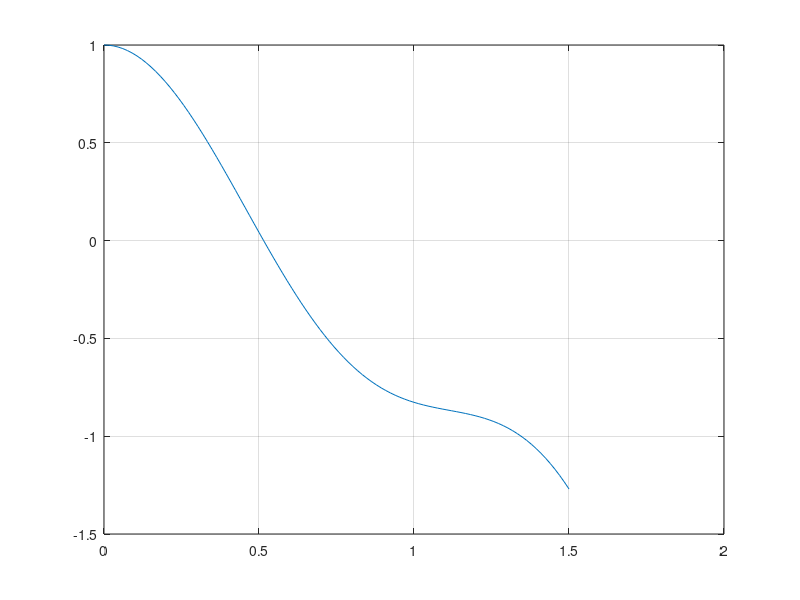

This figure's MATLAB source: (Note: this script raises an error after producing the figure.)
%Esercizio calcolo radici con metodi implementati
clear
clc
close all

%funz=@(x) x.^3-6*x.^2+11*x-6;
%a=0; b=1.5;
funz=@(x) cos(2*x).^2-x.^2;
a=0; b=1.5;

x=linspace(a,b);
toll=10^-10;
nmax=100;
plot(x,funz(x))
grid on

%metodo di bisezione
[xvect_b,fx_b,nit_b]=bisect(funz,a,b,toll,nmax);
nit_b
% errore sulla soluzione esatta
errore_b=abs(xvect_b-1)

%metodo delle corde
x0=(a+b)/2;
[xvect_c,fx_c,nit_c]=chord(a,b,x0,nmax,toll,funz);
nit_c
% errore sulla soluzione esatta
errore_c=abs(xvect_c-1)

%metodo di Newton
x0=(a+b)/2;
dfunz=@(x) 3*x.^2-12*x+11;
[xvect_n,fx_n,nit_n]=newton(x0,nmax,toll,funz, dfunz);
nit_n
% errore sulla soluzione esatta
errore_n=abs(xvect_n-1)
